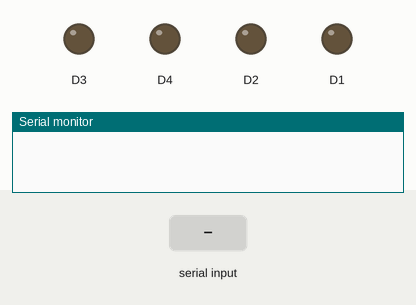
Recording of a sketch running on a simulated ESP8266 (Wemos D1 mini). On the bench: output pins drawn as LEDs (lit = HIGH), the last lines printed to the serial monitor. The inputs (shaded band) are chosen by the test bench.

Above: at 2.2 s.
2.3 s: "5\n" received over Serial
At 2.7 s:
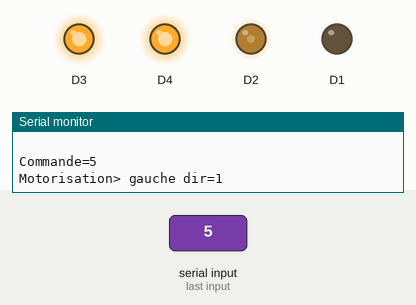
Timing chart, 0 to 5.3 s (numbered marks = the images above; inputs shaded):
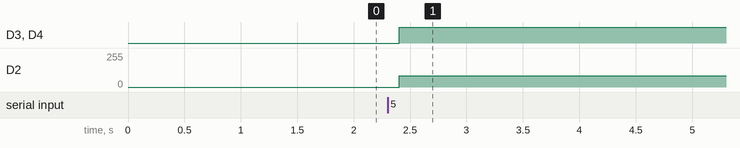

Measured:
- after the input at 2.3 s, D3, D4: LOW → HIGH after 0.10 s; D2: 0/255 → 85/255 after 0.10 s

The sketch:

motorisation.ino
```cpp
//
// Code auto test des capteurs pour le Robot pour l'événement Service Jeunesse 2022
//
// le coeur du code est hérité du code développé par Arnaud
// Reformatté et structuré pour l'algorithmique en C++ par Chris
//
// Utilisation de la carte LOLIN(WEMOS) D1 R2 & mini


#include <ESP8266WiFi.h>
#include <ESP8266WebServer.h>

#define STOP    1
#define AVANCE  2
#define RECULE  3
#define DROITE  4
#define GAUCHE  5
#define DROIT   6
#define V1      7
#define V2      8
#define V3      9

#define MANUEL    10
#define COLLISION 11
#define SUIVI     12
#define BALANCE   13
#define OK        14
#define TEST      15

//                  0   1               2      3                  4         5        6    7   8
String dirs[9] = { "", "Arr&ecirc;t", "Avant", "Arri&egrave;re", "Droite", "Gauche", "", "", ""};
String text_cmd[16] = { "", "STOP", "AVANCE", "RECULE", "DROITE", "GAUCHE", "DROIT", "V1", "V2", "V3", "MANUEL", "COLLISION", "SUIVI", "BALANCE", "OK", "TEST"};
String text_mode[13] = { "", "", "", "", "", "", "", "", "", "", "MANUEL", "COLLISION", "SUIVI"};

ESP8266WebServer server(80);            // Port du serveur
int Mode = MANUEL;


//-------------------- MOTEUR -------------------------------
class Motorisation{
  public:
     int sens_droite = D4;    //0 broche enable du L298N pour le premier moteur
     int sens_gauche = D3;    //2 broche enable du L298N pour le deuxième moteur
     int pwm_droite = D2;     //4 Premier moteur
     int pwm_gauche = D1;     //5 Deuxième moteur
     int boite_vitesse = 1;
     int sens = STOP;         // STOP, AVANCE, RECULE
     int direction = DROIT;   // DROIT, DROITE, GAUCHE

      Motorisation(){
         Serial.println("Motorisation> init");

         pinMode(this->pwm_gauche,  OUTPUT);
         pinMode(this->pwm_droite,  OUTPUT);
         pinMode(this->sens_gauche, OUTPUT);
         pinMode(this->sens_droite, OUTPUT);

         analogWriteFreq(100);
         this->stop();
      };

      void bip(void)  { // test moteur
          Serial.println("Motorisation> bip");
          this->avance();
          delay(100);
          this->stop();
          delay(400);
      };

      void action(int commande){
         if (commande == AVANCE) this->avance();
         else if (commande == RECULE) this->recule();
         else if (commande == DROITE) this->droite();
         else if (commande == GAUCHE) this->gauche();
         else if (commande == STOP) this->stop();
         else if (commande == V1) this->boite_vitesse = 1;
         else if (commande == V2) this->boite_vitesse = 2;
         else if (commande == V3) this->boite_vitesse = 3;
      };

      void commande_gauche(int vitesse, int sens) {
         int v = map(vitesse, 0, 3, 0, 255);
         // Serial.print("VG=");
         // Serial.println(v);
         analogWrite(this->pwm_gauche, v);
         digitalWrite(this->sens_gauche, sens);
      };

      void commande_droite(int vitesse, int sens) {
         int v = map(vitesse, 0, 3, 0, 255);
         // Serial.print("VD=");
         // Serial.println(v);
         analogWrite(this->pwm_droite, v);
         digitalWrite(this->sens_droite, sens);
      };

      void commande_stop() {
          this->commande_gauche(0, LOW);
          this->commande_droite(0, LOW);
      };

      void commande_avance() {
          this->commande_gauche(this->boite_vitesse, HIGH);
          this->commande_droite(this->boite_vitesse, HIGH);
      }

      void commande_recule() {
          this->commande_gauche(this->boite_vitesse, LOW);
          this->commande_droite(this->boite_vitesse, LOW);
      }

      void stop(void)  {
          Serial.println("Motorisation> stop");
          this->sens = STOP;
          this->direction = DROIT;
          this->commande_stop();
      };

      void avance()  {
          Serial.println("Motorisation> avance");
          this->commande_stop();
          delay(100);
          this->sens = AVANCE;
          this->direction = DROIT;
          commande_avance ();
      };

      void recule()  {
          Serial.println("Motorisation> recule");
          this->commande_stop();
          delay(100);
          this->sens = RECULE;
          commande_recule ();
      };

      void gauche()  {
          Serial.println("Motorisation> gauche dir=" + String(this->sens));
          int dir = this->sens;
          this->direction = GAUCHE;
          this->commande_stop();
          delay(100);
          this->sens = dir;
          this->commande_gauche(this->boite_vitesse - 1, HIGH);
          this->commande_droite(this->boite_vitesse, HIGH);
      };

      void droite()  {
          Serial.println("Motorisation> droite dir=" + String(this->sens));
          int dir = this->sens;
          this->direction = DROITE;
          this->commande_stop();
          delay(100);
          this->sens = dir;
          this->commande_gauche(this->boite_vitesse, HIGH);
          this->commande_droite(this->boite_vitesse - 1, HIGH);
      };
};


Motorisation M;

void setup()
{
    Serial.begin(115200);
    delay(1000);
}

void loop() {

    if (Serial.available()){
       String t = Serial.readStringUntil('\n');
       int commande = t.toInt();
       Serial.print("Commande=");
       Serial.println(commande);
       M.action(commande);
    }

    delay(100);
}
```
